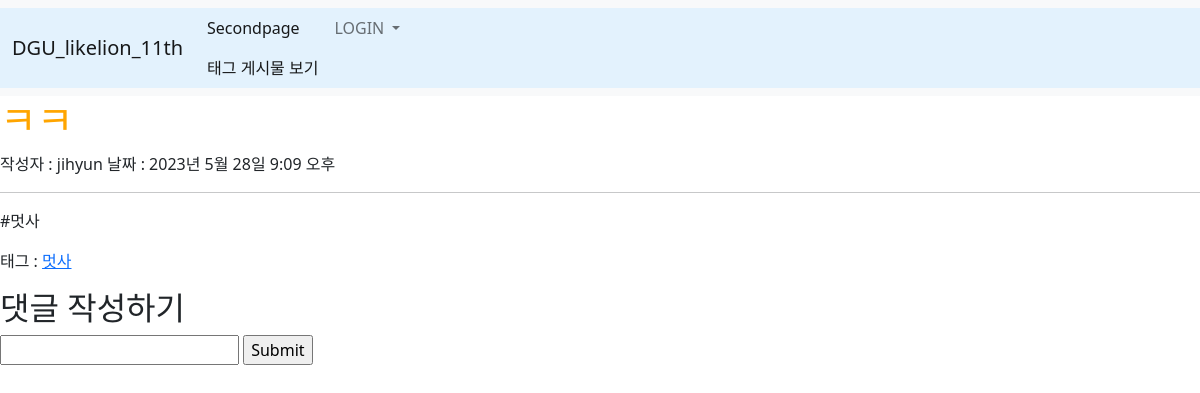
The app's page /4, older data.
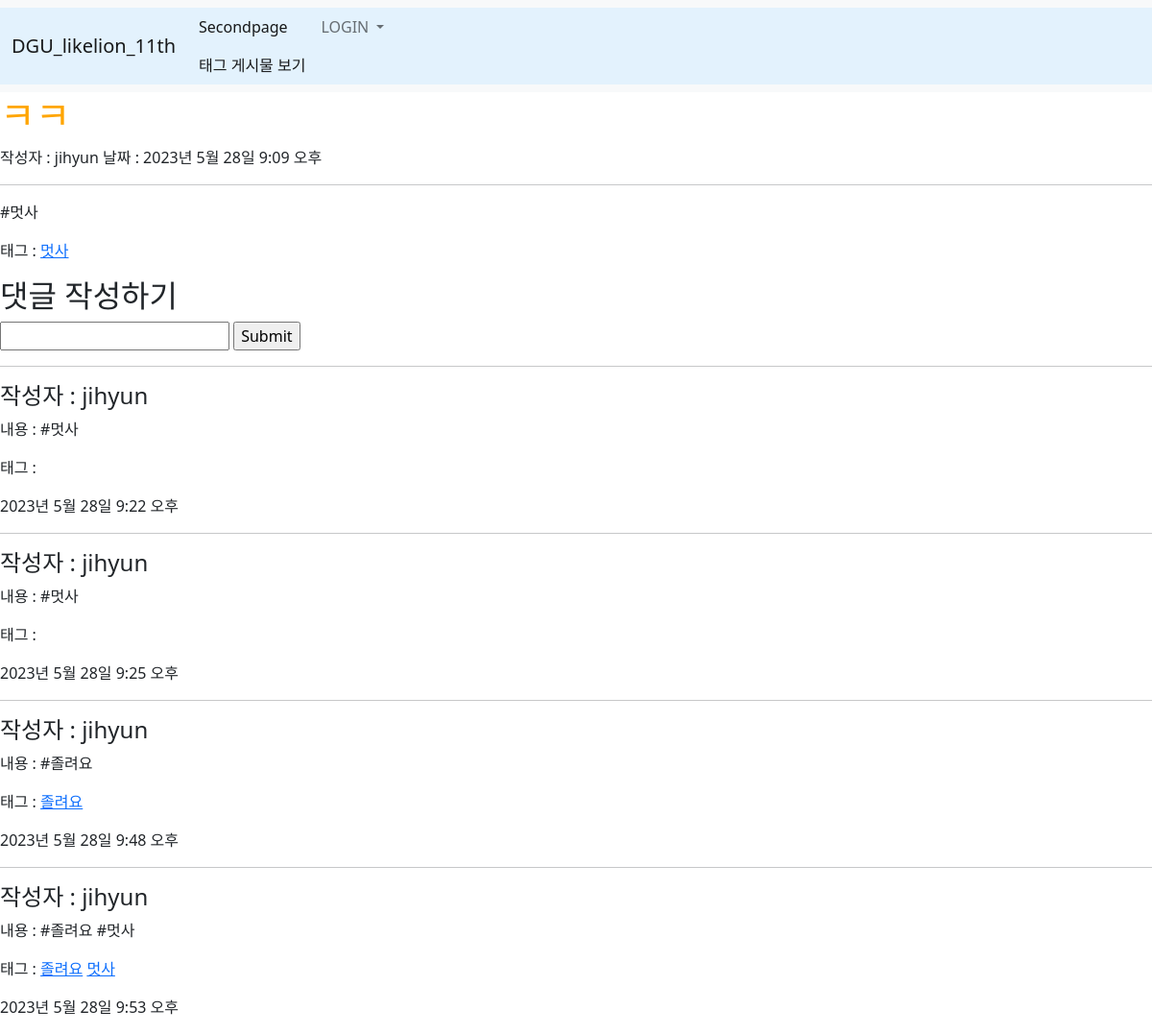
The same page, newer data.
### main/models.py (models this page shows, shortened)
class Blog(models.Model):
    title = models.CharField(max_length=200)
    writer = models.ForeignKey(User, null=False, blank=False, on_delete=models.CASCADE)
    pub_date = models.DateTimeField()
    body = models.TextField()
    image = models.ImageField(upload_to="blog/", blank=True, null=True)
    tags = models.ManyToManyField(Tag, related_name='blogs', blank=True)

class Tag(models.Model):
    name = models.CharField(max_length=30, null=False, blank=False)

class Comment(models.Model):
    content = models.TextField()
    pub_date = models.DateTimeField()
    writer = models.ForeignKey(User, null=False, blank=False, on_delete=models.CASCADE)
    blog = models.ForeignKey(Blog, null=False, blank=False, on_delete=models.CASCADE)
    tags = models.ManyToManyField(Tag, related_name='comments', blank=True)

### main/views.py (the view, shortened to what this page needs)
# urls.py: path('<int:id>', detail, name="detail"),
def detail(request, id):
    blog = get_object_or_404(Blog, pk = id)
    if request.method == 'GET':
        comments = Comment.objects.filter(blog=blog)
        return render(request, 'main/detail.html',  {
            'blog' :blog,
            'comments' : comments,
        })

### main/templates/main/detail.html (shortened to what this page needs)
{% extends 'base.html' %} {% load static %} {% block content %}
<h1>{{blog.title}}</h1>
작성자 : {{blog.writer}} 날짜 : {{blog.pub_date}}
<hr />
<p>{{blog.body}}</p>
<p>
    태그 : {% for tag in blog.tags.all %}
    <a href="{% url 'main:tag_blogs' tag.pk %}">{{ tag.name }}</a> {% endfor %}
</p>
<div class="comment_container">
    <div class="comment_form">
        <h2>댓글 작성하기</h2>
        <form method="POST" action="{% url 'main:detail' blog.id %}">
            <input type="text" name="content" />
            <input type="submit" name="submit" />
        </form>
    </div>
    <div class="comment_list">
        {% for c in comments %}
        <hr />
        <h4>작성자 : {{c.writer}}</h4>
        <p>내용 : {{c.content}}</p>
        <p>
            태그 : {% for tag in c.tags.all %}
            <a href="{% url 'main:tag_blogs' tag.pk %}">{{ tag.name }}</a> {% endfor %}
        </p>
        <p>{{c.pub_date}}</p>
        {% endfor %}
    </div>
</div>
{% endblock %}

### likelion_11th/templates/base.html (shortened to what this page needs)
<!doctype html>
{% load static %}
<html lang="ko">
<head>
    <link rel="stylesheet" type="text/css" href="{% static 'css/project.css' %}">
    <link href="https://cdn.jsdelivr.net/npm/bootstrap@5.1.3/dist/css/bootstrap.min.css" rel="stylesheet">
</head>
<body>
  {% include 'shared/_navbar.html' %}
  {% block content %}
  {% endblock %}
</body>
</html>

### likelion_11th/templates/shared/_navbar.html (shortened to what this page needs)
<nav class="navbar navbar-expand-lg navbar-light bg-light">
    <div class="container-fluid" style="background-color: #e3f2fd">
        <a class="navbar-brand" href="{% url 'main:mainpage' %}"
            >DGU_likelion_11th</a
        >
        <div class="collapse navbar-collapse" id="navbarNav">
            <ul class="navbar-nav">
                <li class="nav-item">
                    <a
                        class="nav-link active"
                        aria-current="page"
                        href="{% url 'main:secondpage' %}"
                        >Secondpage</a
                    >
                    <a
                        class="nav-link active"
                        aria-current="page"
                        href="{% url 'main:tag_list' %}"
                        >태그 게시물 보기</a
                    >
                </li>
                <li class="nav-item dropdown">
                    {% if user.is_authenticated %}
                    <a
                        class="nav-link dropdown-toggle"
                        href="#"
                        id="navbarDropdown"
                        role="button"
                        data-bs-toggle="dropdown"
                        aria-expanded="false"
                    >
                        {{user.username}}
                    </a>
                    <ul class="dropdown-menu" aria-labelledby="navbarDropdown">
                        <li>
                            <a
                                class="dropdown-item"
                                href="{% url 'accounts:logout' %}"
                                >로그아웃</a
                            >
                        </li>
                        <li>
                            <a
                                class="dropdown-item"
                                href="{% url 'users:mypage' %}"
                                >mypage</a
                            >
                        </li>
                    </ul>
                    {% else %}
                    <a
                        class="nav-link dropdown-toggle"
                        href="#"
                        id="navbarDropdown"
                        role="button"
                        data-bs-toggle="dropdown"
                        aria-expanded="false"
                    >
                        LOGIN
                    </a>
                    {% endif %}
                </li>
            </ul>
        </div>
    </div>
</nav>

### likelion_11th/static/css/project.css (style rules this page uses)
h1 { color : orange; }

Row changes from the older to the newer data that the page shows:
added Comment: writer "jihyun", content "#멋사", pub_date "2023년 5월 28일 9:22 오후"
added Comment: writer "jihyun", content "#멋사", pub_date "2023년 5월 28일 9:25 오후"
added Comment: writer "jihyun", content "#졸려요", pub_date "2023년 5월 28일 9:48 오후"
now on this page (row unchanged): Tag: name "졸려요"
added Comment: writer "jihyun", content "#졸려요 #멋사", pub_date "2023년 5월 28일 9:53 오후", Tag (name "멋사")
